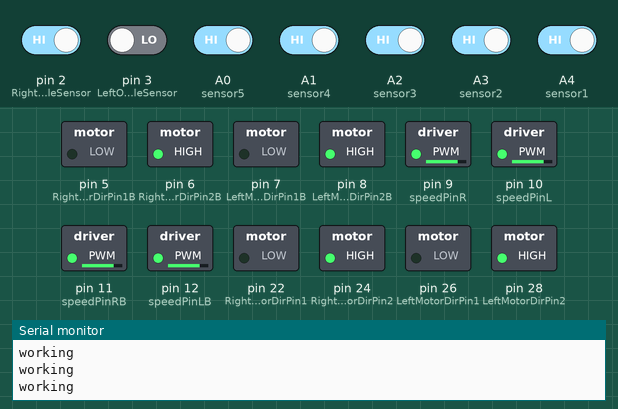
Simulated run of this sketch. Board: Arduino Mega 2560, built with avr-gcc and run on an emulated ATmega2560. On the bench: switched loads named in the sketch (green lamp = pin HIGH), the last lines printed to the serial monitor. Inputs (shaded band) come from the test bench; at power-on: A0 (sensor5), A1 (sensor4), A2 (sensor3), A3 (sensor2), A4 (sensor1), pin 2 (RightObstacleSensor) HIGH, pin 3 (LeftObstacleSensor) LOW.

Above: at 1.2 s.
1.3 s: A0 (sensor5) driven LOW and A1 (sensor4) driven LOW and A2 (sensor3) driven LOW and A3 (sensor2) driven LOW and A4 (sensor1) driven LOW
At 1.9 s:
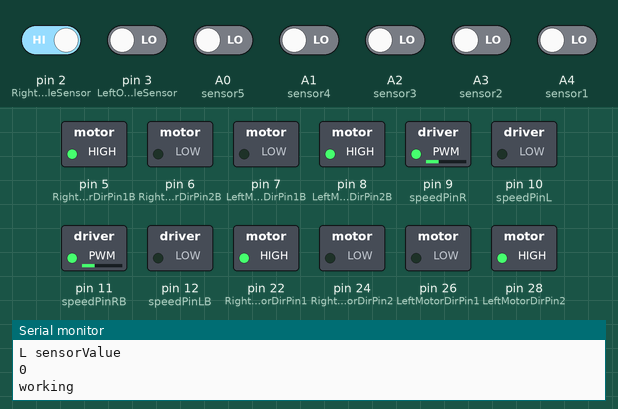
2.8 s: pin 2 (RightObstacleSensor) driven LOW
At 4.0 s:
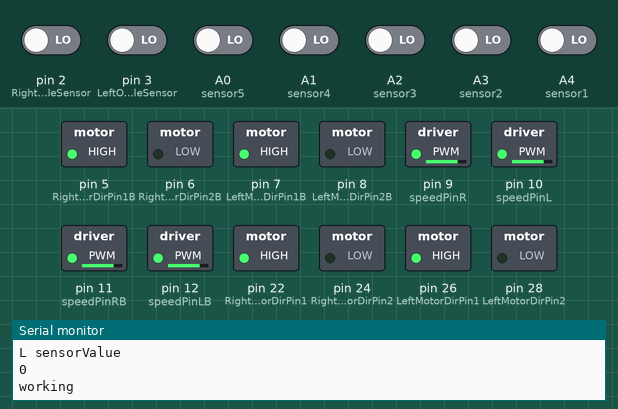
4.3 s: pin 3 (LeftObstacleSensor) driven HIGH
At 5.2 s:
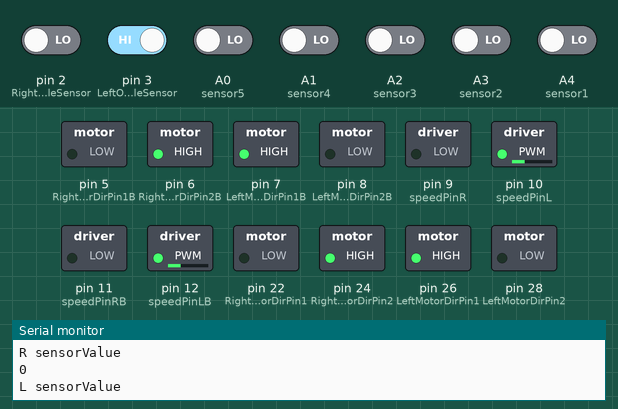
5.8 s: A0 (sensor5) driven HIGH
At 6.1 s:
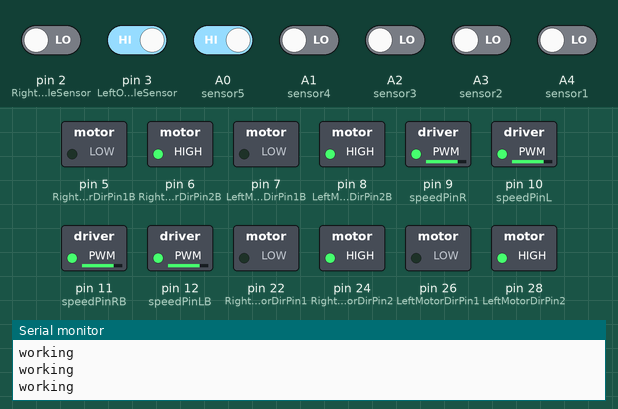
8.8 s: A0 (sensor5) driven LOW
At 9.9 s:
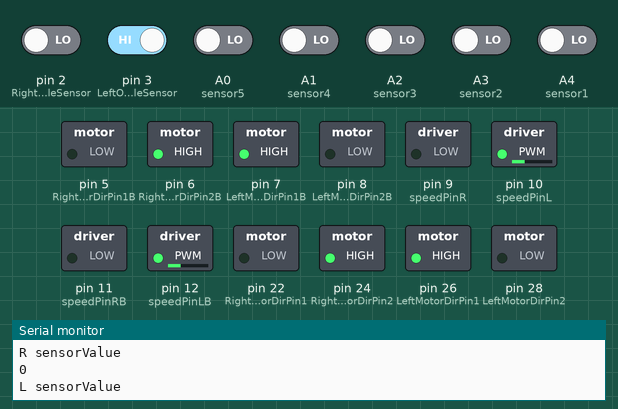
10.3 s: pin 3 (LeftObstacleSensor) driven LOW
At 10.9 s:
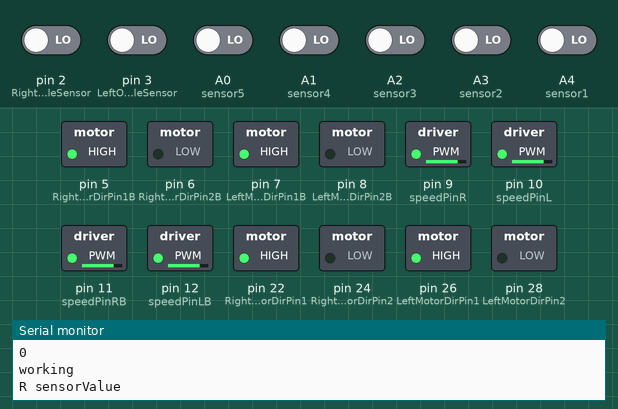
Timing chart, 0 to 12.8 s (numbered marks = the images above; inputs shaded):
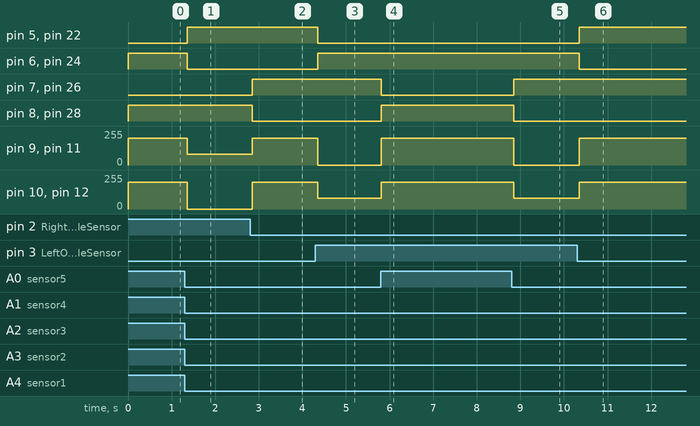

Measured:
- after the input at 1.3 s, pin 5 (RightMotorDirPin1B), pin 22 (RightMotorDirPin1): LOW → HIGH after 0.06 s; pin 6 (RightMotorDirPin2B), pin 24 (RightMotorDirPin2): HIGH → LOW after 0.06 s; pin 9 (speedPinR), pin 11 (speedPinRB): 200/255 → 80/255 after 0.06 s; pin 10 (speedPinL), pin 12 (speedPinLB): 200/255 → 0/255 after 0.06 s
- after the input at 2.8 s, pin 7 (LeftMotorDirPin1B), pin 26 (LeftMotorDirPin1): LOW → HIGH after 0.05 s; pin 8 (LeftMotorDirPin2B), pin 28 (LeftMotorDirPin2): HIGH → LOW after 0.05 s; pin 9 (speedPinR), pin 11 (speedPinRB): 80/255 → 200/255 after 0.05 s; pin 10 (speedPinL), pin 12 (speedPinLB): 0/255 → 200/255 after 0.05 s
- after the input at 4.3 s, pin 5 (RightMotorDirPin1B), pin 22 (RightMotorDirPin1): HIGH → LOW after 0.05 s; pin 6 (RightMotorDirPin2B), pin 24 (RightMotorDirPin2): LOW → HIGH after 0.05 s; pin 9 (speedPinR), pin 11 (speedPinRB): 200/255 → 0/255 after 0.05 s; pin 10 (speedPinL), pin 12 (speedPinLB): 200/255 → 80/255 after 0.05 s
- after the input at 5.8 s, pin 7 (LeftMotorDirPin1B), pin 26 (LeftMotorDirPin1): HIGH → LOW at once; pin 8 (LeftMotorDirPin2B), pin 28 (LeftMotorDirPin2): LOW → HIGH at once; pin 9 (speedPinR), pin 11 (speedPinRB): 0/255 → 200/255 at once; pin 10 (speedPinL), pin 12 (speedPinLB): 80/255 → 200/255 at once
- after the input at 8.8 s, pin 7 (LeftMotorDirPin1B), pin 26 (LeftMotorDirPin1): LOW → HIGH after 0.05 s; pin 8 (LeftMotorDirPin2B), pin 28 (LeftMotorDirPin2): HIGH → LOW after 0.05 s; pin 9 (speedPinR), pin 11 (speedPinRB): 200/255 → 0/255 after 0.05 s; pin 10 (speedPinL), pin 12 (speedPinLB): 200/255 → 80/255 after 0.05 s
- after the input at 10.3 s, pin 5 (RightMotorDirPin1B), pin 22 (RightMotorDirPin1): LOW → HIGH after 0.05 s; pin 6 (RightMotorDirPin2B), pin 24 (RightMotorDirPin2): HIGH → LOW after 0.05 s; pin 9 (speedPinR), pin 11 (speedPinRB): 0/255 → 200/255 after 0.05 s; pin 10 (speedPinL), pin 12 (speedPinLB): 80/255 → 200/255 after 0.05 s

The sketch:

zumo.ino
```cpp
#define SPEED 200
#define MID_SPEED 80
#define TURN_SPEED 80

//----------------
#define sensor1   A4 // Left most sensor
#define sensor2   A3 // 2nd Left   sensor
#define sensor3   A2 // center sensor
#define sensor4   A1 // 2nd right sensor// Right most sensor
#define sensor5   A0 // Right most sensor
//-----------------

#define speedPinR 9   //  Front Wheel PWM pin connect Model-Y M_B ENA
#define RightMotorDirPin1  22    //Front Right Motor direction pin 1 to Model-Y M_B IN1  (K1)
#define RightMotorDirPin2  24   //Front Right Motor direction pin 2 to Model-Y M_B IN2   (K1)
#define LeftMotorDirPin1  26    //Front Left Motor direction pin 1 to Model-Y M_B IN3 (K3)
#define LeftMotorDirPin2  28   //Front Left Motor direction pin 2 to Model-Y M_B IN4 (K3)
#define speedPinL 10   //  Front Wheel PWM pin connect Model-Y M_B ENB

#define speedPinRB 11   //  Rear Wheel PWM pin connect Left Model-Y M_A ENA
#define RightMotorDirPin1B  5    //Rear Right Motor direction pin 1 to Model-Y M_A IN1 ( K1)
#define RightMotorDirPin2B 6    //Rear Right Motor direction pin 2 to Model-Y M_A IN2 ( K1)
#define LeftMotorDirPin1B 7    //Rear Left Motor direction pin 1 to Model-Y M_A IN3  (K3)
#define LeftMotorDirPin2B 8  //Rear Left Motor direction pin 2 to Model-Y M_A IN4 (K3)
#define speedPinLB 12    //  Rear Wheel PWM pin connect Model-Y M_A ENB

#define RightObstacleSensor 2  //Right obstacle sensor to D2 (front direction is from arduino point to voltage meter)
#define LeftObstacleSensor 3   //Left obstacle sensor to D3

//-------------------------
void reverse(int speed)
{
   RL_bck(speed);
   RR_bck(speed);
   FR_bck(speed);
   FL_bck(speed);
}
//----------------------

/*motor control*/
void go_advance(int speed){
   RL_fwd(speed);
   RR_fwd(speed);
   FR_fwd(speed);
   FL_fwd(speed);
}
void go_back(int speed){
   RL_bck(speed);
   RR_bck(speed);
   FR_bck(speed);
   FL_bck(speed);
}
void left_turn(int speed){
   RL_bck(0);
   RR_fwd(speed);
   FR_fwd(speed);
   FL_bck(0);
}
void right_turn(int speed){
   RL_fwd(speed);
   RR_bck(0);
   FR_bck(0);
   FL_fwd(speed);
}

void FR_fwd(int speed)  //front-right wheel forward turn
{
  digitalWrite(RightMotorDirPin1,HIGH);
  digitalWrite(RightMotorDirPin2,LOW);
  analogWrite(speedPinR,speed);
}
void FR_bck(int speed) // front-right wheel backward turn
{
  digitalWrite(RightMotorDirPin1,LOW);
  digitalWrite(RightMotorDirPin2,HIGH);
  analogWrite(speedPinR,speed);
}
void FL_fwd(int speed) // front-left wheel forward turn
{
  digitalWrite(LeftMotorDirPin1,HIGH);
  digitalWrite(LeftMotorDirPin2,LOW);
  analogWrite(speedPinL,speed);
}
void FL_bck(int speed) // front-left wheel backward turn
{
  digitalWrite(LeftMotorDirPin1,LOW);
  digitalWrite(LeftMotorDirPin2,HIGH);
  analogWrite(speedPinL,speed);
}

void RR_fwd(int speed)  //rear-right wheel forward turn
{
  digitalWrite(RightMotorDirPin1B, HIGH);
  digitalWrite(RightMotorDirPin2B,LOW);
  analogWrite(speedPinRB,speed);
}
void RR_bck(int speed)  //rear-right wheel backward turn
{
  digitalWrite(RightMotorDirPin1B, LOW);
  digitalWrite(RightMotorDirPin2B,HIGH);
  analogWrite(speedPinRB,speed);
}
void RL_fwd(int speed)  //rear-left wheel forward turn
{
  digitalWrite(LeftMotorDirPin1B,HIGH);
  digitalWrite(LeftMotorDirPin2B,LOW);
  analogWrite(speedPinLB,speed);
}
void RL_bck(int speed)    //rear-left wheel backward turn
{
  digitalWrite(LeftMotorDirPin1B,LOW);
  digitalWrite(LeftMotorDirPin2B,HIGH);
  analogWrite(speedPinLB,speed);
}

void stop_Stop()    //Stop
{
  analogWrite(speedPinLB,0);
  analogWrite(speedPinRB,0);
  analogWrite(speedPinL,0);
  analogWrite(speedPinR,0);
}


//Pins initialize
void init_GPIO()
{
  pinMode(RightMotorDirPin1, OUTPUT);
  pinMode(RightMotorDirPin2, OUTPUT);
  pinMode(speedPinL, OUTPUT);

  pinMode(LeftMotorDirPin1, OUTPUT);
  pinMode(LeftMotorDirPin2, OUTPUT);
  pinMode(speedPinR, OUTPUT);
  pinMode(RightMotorDirPin1B, OUTPUT);
  pinMode(RightMotorDirPin2B, OUTPUT);
  pinMode(speedPinLB, OUTPUT);

  pinMode(LeftMotorDirPin1B, OUTPUT);
  pinMode(LeftMotorDirPin2B, OUTPUT);
  pinMode(speedPinRB, OUTPUT);
  pinMode(RightObstacleSensor, INPUT);
  pinMode(LeftObstacleSensor, INPUT);
  stop_Stop();
}


void sensores(){

  String senstr="";
    int s0 = !digitalRead(sensor1);
  int s1 = !digitalRead(sensor2);
  int s2 = !digitalRead(sensor3);
  int s3 = !digitalRead(sensor4);
  int s4 = !digitalRead(sensor5);
  int sensorvalue=32;
  sensorvalue +=s0*16+s1*8+s2*4+s3*2+s4;
  senstr= String(sensorvalue,BIN);
  senstr=senstr.substring(1,6);

  //Serial.print(senstr);
  Serial.print("working");
  Serial.print("\t");
  Serial.print("\n");

    if(s0==0 || s1==0 || s2==0 || s3==0 || s4==0){
      reverse(SPEED);

  } else {
    auto_following();
  }

}
void auto_following(){
 int IRvalueLeft= digitalRead(RightObstacleSensor);
  int IRvalueRight=digitalRead(LeftObstacleSensor);

 //-----------------------------------------------


  Serial.println("R sensorValue");
  Serial.println(IRvalueLeft);
  //delay (1000);
  Serial.println("L sensorValue");
  Serial.println(IRvalueRight);
   // delay (1000);


//--------------------------------------------------


 if (IRvalueLeft==LOW && IRvalueRight==LOW)
 {
  //both sensor detected obstacle, go ahead
      go_advance(SPEED);  //Turn left
 }
 else  if (IRvalueLeft==HIGH && IRvalueRight==HIGH)
 {
     //stop_Stop();   //no obstacle, stop
     right_turn(TURN_SPEED);

    }
 else if (IRvalueLeft==LOW && IRvalueRight==HIGH)
 {
  //only left sensor detect obstacle
      right_turn(TURN_SPEED);  //Turn left
 }
  else if (IRvalueLeft==HIGH && IRvalueRight==LOW)
 {
   //only right sensor detect obstacle
     left_turn(TURN_SPEED);  //Turn right

 }

}

void setup()
{
  init_GPIO();
    Serial.begin(9600);

}

void loop(){
  //auto_following();

  sensores();
}
```
